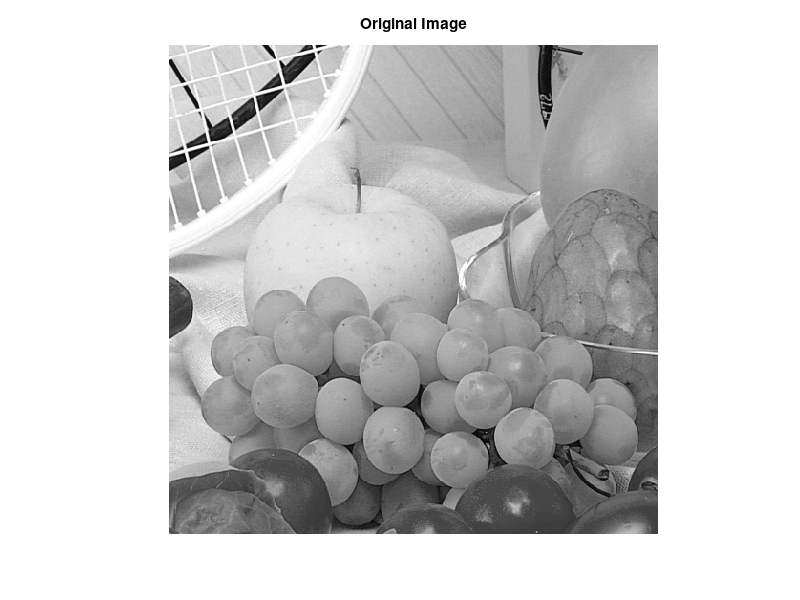

This figure's MATLAB source: (Note: this script raises an error after producing the figure.)
load fruits512 % load an image
im1=fruits512/255; % normailize the image
figure(1);
imshow(im1); % display the image
title('Original Image');  

bs=4; % Block Size (4x4)
nob=512*512/16 % 

% convert an 512x512 image to a data matrix 
% data matrix is 16xnob;
% each row vector is a data vector
data_mat=im_to_data(im1); 
% Perform k-means with the maximum iteration is 200
% k=256
% Afterwords, indx is an array to store cluster index of each data vector
% codevec is 16xk array. Each row is a codevector 
[indx codevec]=kmeans(data_mat,32,'Display','iter','Maxiter',200);

% reconstruct the data matrix 
quan_data=codevec(indx,:);

% convert data matrix to an image 
quan_im=data_to_im(quan_data);

% compute the MSE 
mse=sum(sum((quan_im-im1).^2))/(512*512)

% display the image
figure(2)
imshow(quan_im);
title('Reconstucted Image');
